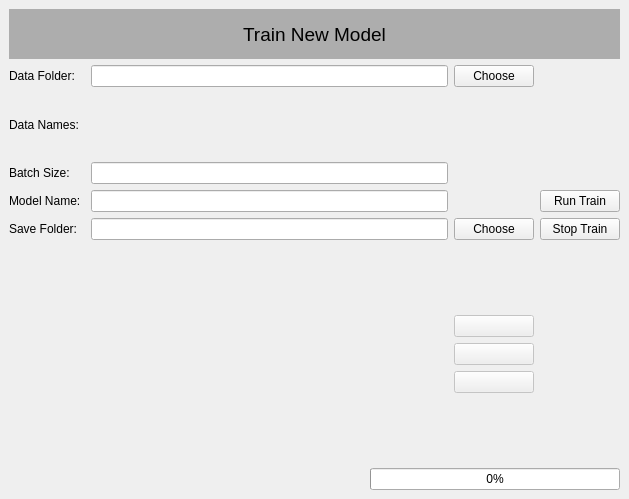
      <widget class="QWidget" name="Train">
       <attribute name="title">
        <string>Train</string>
       </attribute>
       <widget class="QWidget" name="verticalLayoutWidget">
        <property name="geometry">
         <rect>
          <x>9</x>
          <y>9</y>
          <width>611</width>
          <height>481</height>
         </rect>
        </property>
        <layout class="QVBoxLayout" name="verticalLayout_2">
         <item>
          <layout class="QVBoxLayout" name="verticalLayout_19">
           <item>
            <layout class="QVBoxLayout" name="verticalLayout_20">
             <item>
              <widget class="QLabel" name="label_44">
               <property name="maximumSize">
                <size>
                 <width>16777215</width>
                 <height>50</height>
                </size>
               </property>
               <property name="font">
                <font>
                 <family>MS Shell Dlg 2</family>
                 <pointsize>14</pointsize>
                 <weight>9</weight>
                 <italic>false</italic>
                 <bold>false</bold>
                </font>
               </property>
               <property name="styleSheet">
                <string notr="true">background-color: rgb(173, 173, 173);
font: 75 14pt &quot;MS Shell Dlg 2&quot;;</string>
               </property>
               <property name="text">
                <string>Train New Model</string>
               </property>
               <property name="alignment">
                <set>Qt::AlignCenter</set>
               </property>
              </widget>
             </item>
            </layout>
           </item>
           <item>
            <layout class="QGridLayout" name="gridLayoutTrain">
             <item row="2" column="1">
              <widget class="QLineEdit" name="LE_batchSize_Tra"/>
             </item>
             <item row="8" column="2">
              <widget class="QPushButton" name="pushButton_3">
               <property name="enabled">
                <bool>false</bool>
               </property>
               <property name="focusPolicy">
                <enum>Qt::NoFocus</enum>
               </property>
               <property name="text">
                <string/>
               </property>
              </widget>
             </item>
             <item row="9" column="2">
              <widget class="QPushButton" name="pushButton_4">
               <property name="enabled">
                <bool>false</bool>
               </property>
               <property name="text">
                <string/>
               </property>
              </widget>
             </item>
             <item row="7" column="2">
              <widget class="QPushButton" name="pushButton_5">
               <property name="enabled">
                <bool>false</bool>
               </property>
               <property name="focusPolicy">
                <enum>Qt::NoFocus</enum>
               </property>
               <property name="text">
                <string/>
               </property>
              </widget>
             </item>
             <item row="2" column="0">
              <widget class="QLabel" name="label_54">
               <property name="text">
                <string>Batch Size:</string>
               </property>
              </widget>
             </item>
             <item row="3" column="3">
              <widget class="QPushButton" name="Btn_runTrain">
               <property name="text">
                <string>Run Train</string>
               </property>
              </widget>
             </item>
             <item row="6" column="0">
              <widget class="QLabel" name="label_45">
               <property name="text">
                <string/>
               </property>
              </widget>
             </item>
             <item row="1" column="0">
              <widget class="QLabel" name="label_50">
               <property name="text">
                <string>Data Names:</string>
               </property>
              </widget>
             </item>
             <item row="5" column="3">
              <widget class="QPushButton" name="Btn_stopTrain">
               <property name="text">
                <string>Stop Train</string>
               </property>
              </widget>
             </item>
             <item row="0" column="1">
              <widget class="QLineEdit" name="LE_dataFolder_Tra"/>
             </item>
             <item row="8" column="0">
              <widget class="QLabel" name="label_47">
               <property name="text">
                <string/>
               </property>
              </widget>
             </item>
             <item row="3" column="2">
              <widget class="QLabel" name="label_51">
               <property name="text">
                <string/>
               </property>
              </widget>
             </item>
             <item row="2" column="2">
              <widget class="QLabel" name="label_46">
               <property name="text">
                <string/>
               </property>
              </widget>
             </item>
             <item row="5" column="1">
              <widget class="QLineEdit" name="LE_saveFolder_Tra"/>
             </item>
             <item row="5" column="0">
              <widget class="QLabel" name="label_52">
               <property name="text">
                <string>Save Folder:</string>
               </property>
              </widget>
             </item>
             <item row="0" column="0">
              <widget class="QLabel" name="label_48">
               <property name="text">
                <string>Data Folder:   </string>
               </property>
              </widget>
             </item>
             <item row="3" column="1">
              <widget class="QLineEdit" name="LE_modelName_Tra"/>
             </item>
             <item row="7" column="0">
              <widget class="QLabel" name="label_49">
               <property name="text">
                <string/>
               </property>
              </widget>
             </item>
             <item row="3" column="0">
              <widget class="QLabel" name="label_53">
               <property name="text">
                <string>Model Name:</string>
               </property>
              </widget>
             </item>
             <item row="5" column="2">
              <widget class="QPushButton" name="Btn_saveFolder_Tra">
               <property name="text">
                <string>Choose</string>
               </property>
              </widget>
             </item>
             <item row="0" column="2">
              <widget class="QPushButton" name="Btn_dataFolder_Tra">
               <property name="text">
                <string>Choose</string>
               </property>
              </widget>
             </item>
             <item row="9" column="0">
              <widget class="QLabel" name="label_56">
               <property name="text">
                <string/>
               </property>
              </widget>
             </item>
             <item row="10" column="0">
              <widget class="QLabel" name="label_57">
               <property name="text">
                <string/>
               </property>
              </widget>
             </item>
            </layout>
           </item>
           <item>
            <layout class="QHBoxLayout" name="horizontalLayout_4">
             <item>
              <widget class="QLabel" name="label_Train">
               <property name="text">
                <string/>
               </property>
              </widget>
             </item>
             <item>
              <widget class="QProgressBar" name="TrainBar">
               <property name="maximumSize">
                <size>
                 <width>250</width>
                 <height>16777215</height>
                </size>
               </property>
               <property name="value">
                <number>0</number>
               </property>
              </widget>
             </item>
            </layout>
           </item>
          </layout>
         </item>
        </layout>
       </widget>
      </widget>
